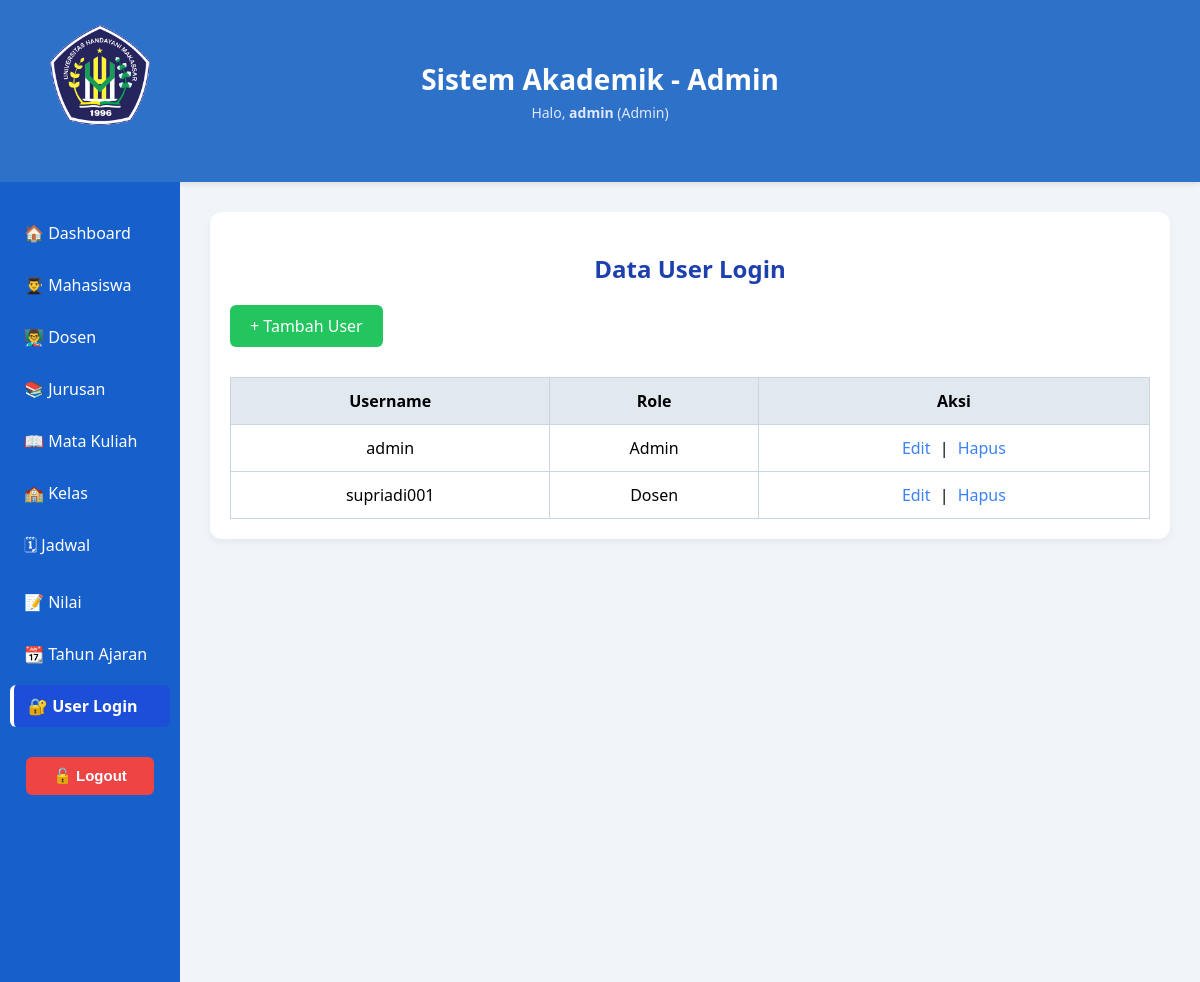
The page /dashboard/data_users.php (signed in) on the database its author committed.
### tables this page shows
CREATE TABLE `users` (
  `id` int(11) NOT NULL,
  `username` varchar(50) NOT NULL,
  `password` varchar(255) NOT NULL,
  `role` enum('admin','dosen','mahasiswa') NOT NULL,
  `dosen_id` int(11) DEFAULT NULL,
  `mahasiswa_id` int(11) DEFAULT NULL
);

### dashboard/data_users.php (the view, shortened to what this page needs)
<?php
include '../koneksi.php';
$query = mysqli_query($conn, "SELECT * FROM users ORDER BY username ASC");
?>
<!DOCTYPE html>
<html lang="id">
<head>
  <link rel="stylesheet" href="../css/style.css">
  <link rel="stylesheet" href="../css/layout.css">
  <link rel="stylesheet" href="../css/dashboard.css">
</head>
<body>
  <header>
    <div class="header-left">
      <img src="../logo.png" class="logo-fixed" alt="Logo">
    </div>
    <div class="header-center">
      <h1>Sistem Akademik - Admin</h1>
      <p>Halo, <strong><?= $_SESSION['username'] ?></strong> (Admin)</p>
    </div>
  </header>
  <div class="main-content">
    <div class="sidebar">
      <a href="admin_dashboard.php">🏠 Dashboard</a>
      <a href="data_mahasiswa.php">👨‍🎓 Mahasiswa</a>
      <a href="data_dosen.php">👨‍🏫 Dosen</a>
      <a href="data_jurusan.php">📚 Jurusan</a>
      <a href="data_matakuliah.php">📖 Mata Kuliah</a>
      <a href="data_kelas.php">🏫 Kelas</a>
      <a href="data_jadwal.php">🗓 Jadwal</a>
      <a href="data_nilai.php">📝 Nilai</a>
      <a href="data_tahun_ajaran.php">📆 Tahun Ajaran</a>
      <a href="data_users.php" class="active">🔐 User Login</a>
      <form action="../logout.php" method="post" class="logout-form">
        <button type="submit" class="logout-button">🔓 Logout</button>
      </form>
    </div>
    <div class="page-wrapper">
      <div class="container">
        <h2 class="form-title">Data User Login</h2>
        <a href="../penambahan/tambah_user.php" class="button">+ Tambah User</a>
        <table>
          <thead>
            <tr>
              <th>Username</th>
              <th>Role</th>
              <th>Aksi</th>
            </tr>
          </thead>
          <tbody>
            <?php while ($row = mysqli_fetch_assoc($query)) { ?>
              <tr>
                <td><?= htmlspecialchars($row['username']) ?></td>
                <td><?= htmlspecialchars(ucfirst($row['role'])) ?></td>
                <td class="action-links">
                  <a href="../aksi/user/edit_user.php?id=<?= $row['id'] ?>">Edit</a> |
                  <a href="../aksi/user/hapus_user.php?id=<?= $row['id'] ?>" onclick="return confirm('Hapus user ini?')">Hapus</a>
                </td>
              </tr>
            <?php } ?>
          </tbody>
        </table>
      </div>
    </div>
  </div>
</body>
</html>

### css/style.css (style rules this page uses)
body { font-family: 'Segoe UI', sans-serif; background-color: #f1f5f9; margin: 0; padding: 0; }
a { text-decoration: none; color: inherit; }
header { display: flex; align-items: center; justify-content: center; background-color: #2e71c9; color: white; padding: 60px 20px; position: relative; box-shadow: 0 2px 5px rgba(0, 0, 0, 0.1); }
.header-left { position: absolute; top: 25px; left: 50px; display: flex; flex-direction: column; align-items: center; }
.logo-fixed { width: 90px; height: auto; border-radius: 8px; margin-bottom: 8px; }
.header-center { flex: 1; text-align: center; }
.header-center h1 { margin: 0; font-size: 28px; }
.header-center p { margin: 5px 0 0; font-size: 14px; color: #e0e7ff; }
.sidebar { width: 180px; background-color: #1760cc; padding: 30px 10px; display: flex; flex-direction: column; gap: 10px; height: 100vh; }
.sidebar a { color: white; padding: 10px 14px; text-decoration: none; font-weight: 500; border-radius: 6px; transition: background 0.3s; }
.sidebar a:hover, .sidebar a.active { background-color: #1d4ed8; font-weight: 600; border-left: 4px solid #ffffff; }
.main-content { display: flex; min-height: calc(100vh - 160px); }
.page-wrapper { flex: 1; padding: 30px; }
.container { max-width: 1000px; margin: 0 auto; padding: 20px; background-color: white; border-radius: 12px; box-shadow: 0 4px 10px rgba(0, 0, 0, 0.05); }
.form-title { font-size: 22px; text-align: center; margin-bottom: 20px; }
a.button, button.button { display: inline-block; margin-bottom: 15px; padding: 10px 20px; background-color: #22c55e; color: white; border-radius: 6px; text-decoration: none; transition: all 0.3s; border: none; cursor: pointer; }
table { width: 100%; border-collapse: collapse; margin-top: 15px; }
table thead { background-color: #e2e8f0; }
table th, table td { padding: 12px; border: 1px solid #cbd5e1; text-align: center; }
.action-links a { margin: 0 5px; text-decoration: none; color: #3b82f6; }
.logout-form { padding: 0 16px; margin-top: auto; }
.logout-button { width: 100%; background-color: #ef4444; color: white; padding: 10px 14px; border: none; border-radius: 6px; font-weight: bold; font-size: 15px; cursor: pointer; transition: all 0.3s ease; }

### css/layout.css (style rules this page uses)
header { display: flex; align-items: center; justify-content: center; background-color: #2e71c9; color: white; padding: 60px 20px; position: relative; box-shadow: 0 2px 5px rgba(0, 0, 0, 0.1); }
.header-left { position: absolute; top: 25px; left: 50px; display: flex; flex-direction: column; align-items: center; }
.logo-fixed { width: 100px; height: auto; border-radius: 8px; margin-bottom: 8px; }
.header-center { flex: 1; text-align: center; }
.header-center h1 { margin: 0; font-size: 28px; }
.header-center p { margin: 5px 0 0; font-size: 14px; color: #e0e7ff; }
.sidebar { display: flex; flex-direction: column; height: 100vh; padding: 30px 10px; background-color: #1760cc; gap: 10px; box-sizing: border-box; position: relative; }
.sidebar a { color: white; padding: 10px 14px; text-decoration: none; font-weight: 500; border-radius: 6px; transition: background 0.3s; }
.logout-form { margin-top: 20px; }
.logout-button { width: 100%; background-color: #ef4444; color: white; padding: 10px 14px; border: none; border-radius: 6px; font-weight: bold; font-size: 15px; cursor: pointer; transition: all 0.3s ease; }

### css/dashboard.css (style rules this page uses)
.container h2 { margin-bottom: 20px; font-size: 24px; color: #1e40af; }

### rows shown on the page
users: username "admin", role "Admin"
users: username "supriadi001", role "Dosen"

### other values the page prints
$_SESSION['username'] "admin"
